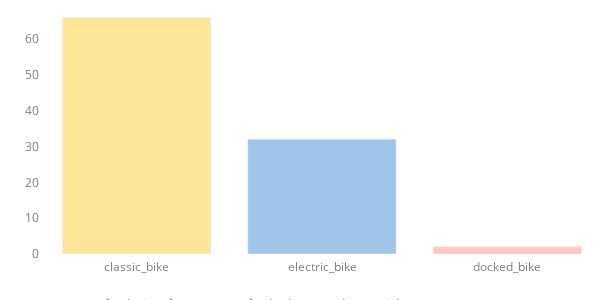

The notebook cell saved with this chart:
### Code cell
#Favorite Ride Type
#------------------------
colors = ['#ffe599','#9fc5e8','#ffc4c4']

bike = px.bar(round((df_copy['rideable_type'].value_counts()/len(df_copy))*100,0), 
              labels={'value':'', 'index':''})

bike.update_layout(width=600, 
                   height=300, 
                   showlegend=False,
                   margin=dict(l=0,r=0,b=5,t=5,pad=4), 
                   paper_bgcolor="white", 
                   plot_bgcolor='white')

bike.add_annotation(text="Source: Count of relative frequency of Bike by members without NAN(n = 89178)",
                    showarrow=False,
                    font=dict(size=13.5, color='gray'),
                    x = .4,
                    xanchor = 'center',
                    xref = 'paper',
                    y = -.25,
                    yanchor = 'bottom',
                    yref = 'paper')

bike.update_traces(marker_color=colors, hovertemplate="%{y}%", selector=dict(type='bar'))
bike.update_xaxes(type='category', showgrid=False, color='gray')
bike.update_yaxes(showgrid=True, color='gray') # hide all the xticks

bike.show()

### Figure 1 — Plotly figure (JSON) as saved in the notebook; plotly's stock layout.template omitted (floating-point values rounded to 4 significant figures)
{"data": [{"alignmentgroup": "True", "hovertemplate": "%{y}%", "legendgroup": "rideable_type", "marker": {"color": ["#ffe599", "#9fc5e8", "#ffc4c4"], "pattern": {"shape": ""}}, "name": "rideable_type", "offsetgroup": "rideable_type", "orientation": "v", "showlegend": true, "textposition": "auto", "type": "bar", "x": ["classic_bike", "electric_bike", "docked_bike"], "xaxis": "x", "y": [66, 32, 2], "yaxis": "y"}], "layout": {"annotations": [{"font": {"color": "gray", "size": 13.5}, "showarrow": false, "text": "Source: Count of relative frequency of Bike by members without NAN(n = 89178)", "x": 0.4, "xanchor": "center", "xref": "paper", "y": -0.25, "yanchor": "bottom", "yref": "paper"}], "barmode": "relative", "height": 300, "legend": {"title": {"text": "variable"}, "tracegroupgap": 0}, "margin": {"b": 5, "l": 0, "pad": 4, "r": 0, "t": 5}, "paper_bgcolor": "white", "plot_bgcolor": "white", "showlegend": false, "width": 600, "xaxis": {"anchor": "y", "color": "gray", "domain": [0, 1], "showgrid": false, "title": {"text": ""}, "type": "category"}, "yaxis": {"anchor": "x", "color": "gray", "domain": [0, 1], "showgrid": true, "title": {"text": ""}}}}
